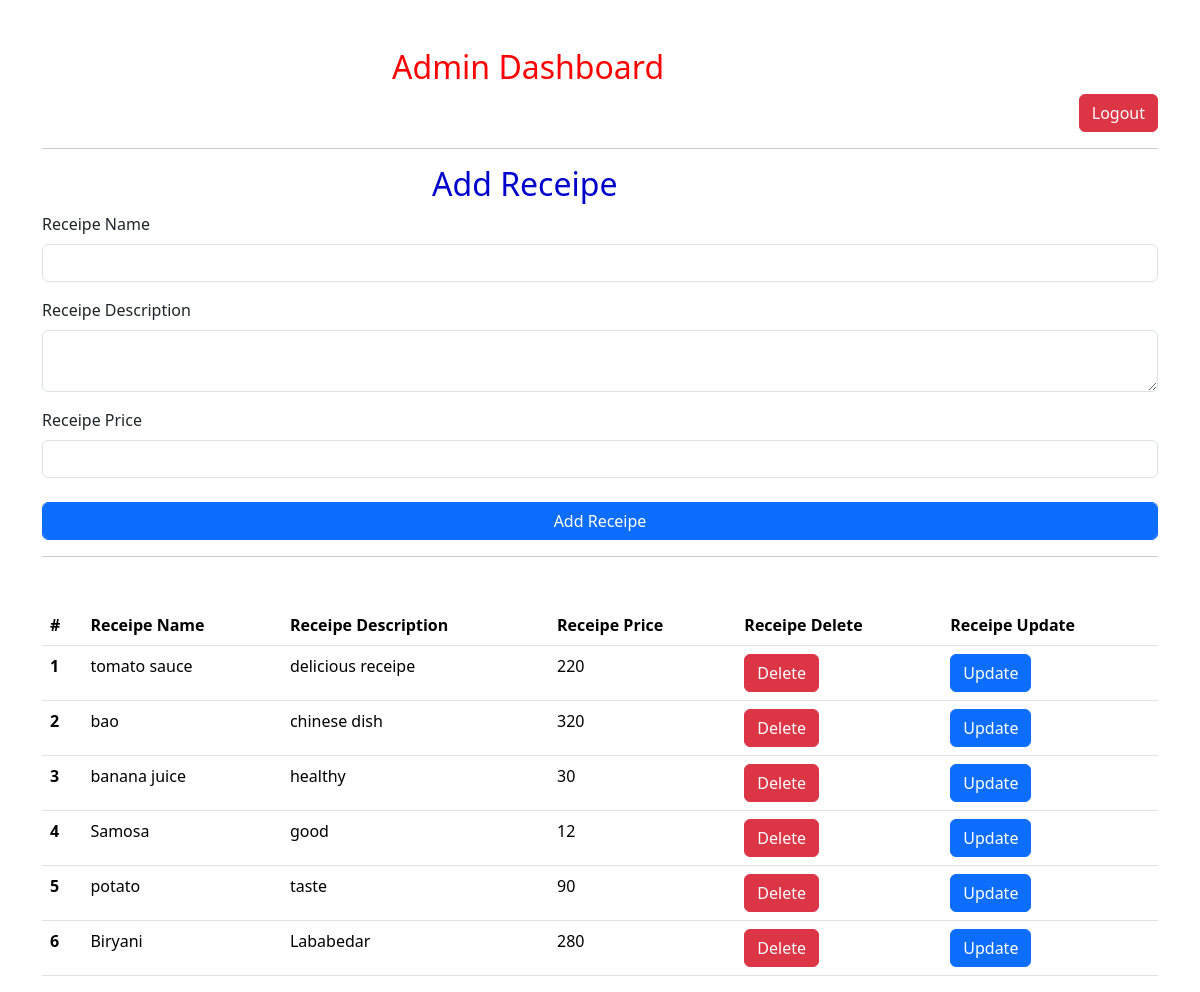
The app's page /, older data.
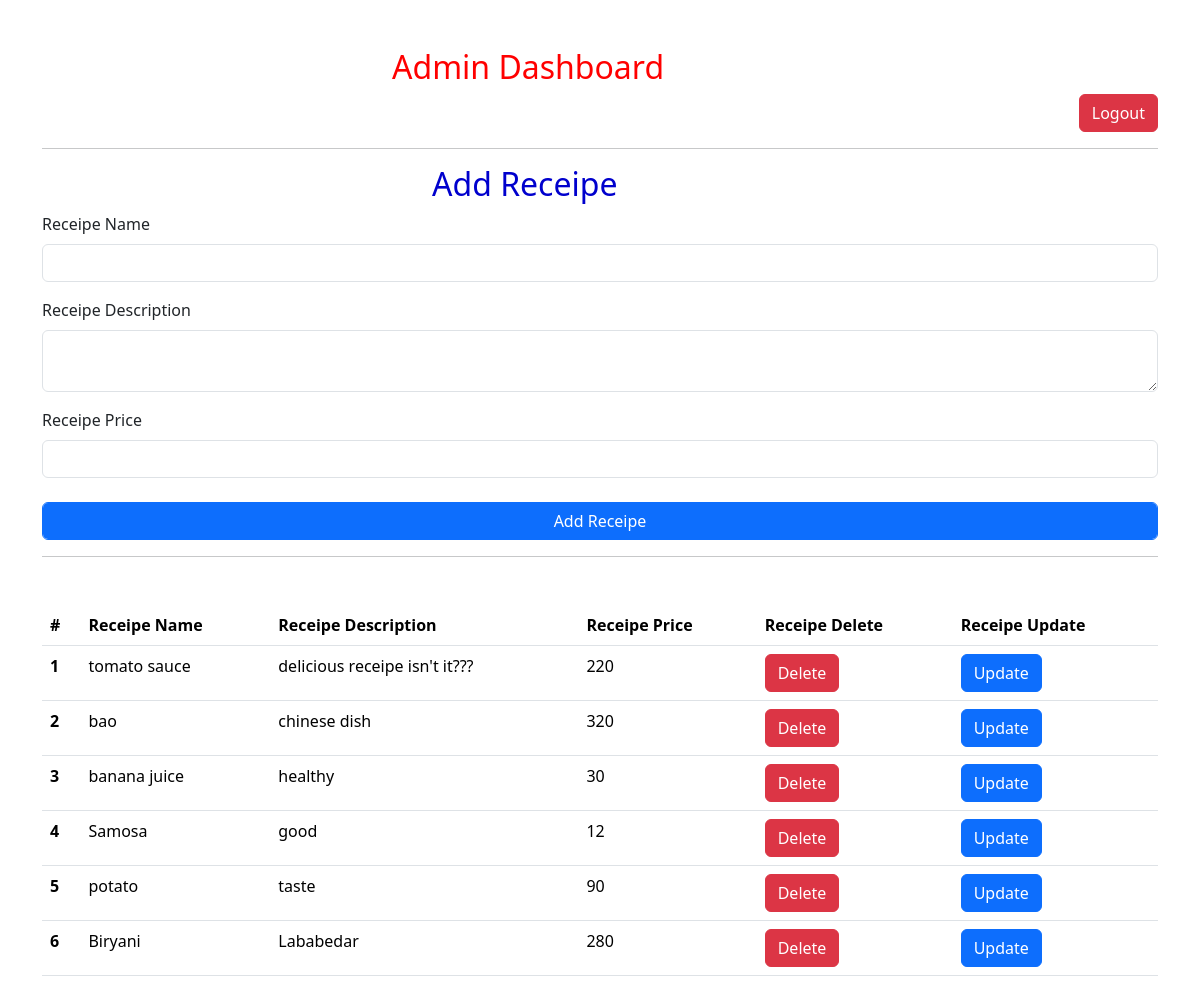
The same page, newer data.
### vege/models.py (models this page shows, shortened)
class Receipe(models.Model):
    user = models.ForeignKey(User, on_delete=models.SET_NULL, null=True, blank=True)
    receipe_name = models.CharField(max_length=100)
    receipe_description = models.TextField()
    receipe_price = models.IntegerField(default=0)
    receipe_view_count = models.IntegerField(default=1)

### vege/views.py (the view, shortened to what this page needs)
# urls.py: path('', receipes, name="receipes"),
def receipes(request):
    queryset = Receipe.objects.all()
    context = {'receipes': queryset}
    return render(request, 'receipes.html', context)

### vege/templates/receipes.html (shortened to what this page needs)
<!DOCTYPE html>
<html lang="en">
	<head>
		<link
			href="https://cdn.jsdelivr.net/npm/bootstrap@5.3.2/dist/css/bootstrap.min.css"
			rel="stylesheet"
 />
	</head>
	<body>
		<div class="container mt-5">
			<h2 style="margin-left: 350px; color: red">Admin Dashboard</h2>
			<a
				style="display: flex; justify-content: flex-end; text-decoration: none"
				href="/logout">
				<button class="btn btn-danger">Logout</button>
			</a>
			<hr />
			<div style="color: mediumblue; margin-left: 390px">
				<h2>Add Receipe</h2>
			</div>
			<form
				method="post"
				enctype="multipart/form-data">
				<div class="mb-3">
					<label class="form-label">Receipe Name</label>
					<input
						class="form-control"
						name="receipe_name"
						required
						type="text" />
				</div>
				<div class="mb-3">
					<label class="form-label">Receipe Description</label>
					<textarea
						class="form-control"
						required
						name="receipe_description"></textarea>
				</div>
				<div class="mb-3">
					<label class="form-label">Receipe Price</label>
					<input class="form-control" name="receipe_price" type="number"
					required
				</div>
				<br />
				<button class="btn btn-primary form-control">Add Receipe</button>
				<hr />
			</form>
			<table class="table mt-5">
				<thead>
					<tr>
						<th scope="col">#</th>
						<th scope="col">Receipe Name</th>
						<th scope="col">Receipe Description</th>
						<th scope="col">Receipe Price</th>
						<th scope="col">Receipe Delete</th>
						<th scope="col">Receipe Update</th>
					</tr>
				</thead>
				<tbody>
					{% for receipe in receipes %}
					<tr>
						<th scope="row">{{forloop.counter}}</th>
						<td>{{receipe.receipe_name}}</td>
						<td>{{receipe.receipe_description}}</td>
						<td>{{receipe.receipe_price}}</td>
						<td>
							<a
								class="btn btn-danger"
								href="/delete_receipe/{{receipe.id}}/"
								>Delete</a
							>
						</td>
						<td>
							<a
								class="btn btn-primary"
								href="/update_receipe/{{receipe.id}}/"
								>Update</a
							>
						</td>
					</tr>
					{% endfor %}
				</tbody>
			</table>
		</div>
	</body>
</html>

Row changes from the older to the newer data that the page shows:
changed Receipe "tomato sauce": receipe_description "delicious receipe" → "delicious receipe isn't it???"
